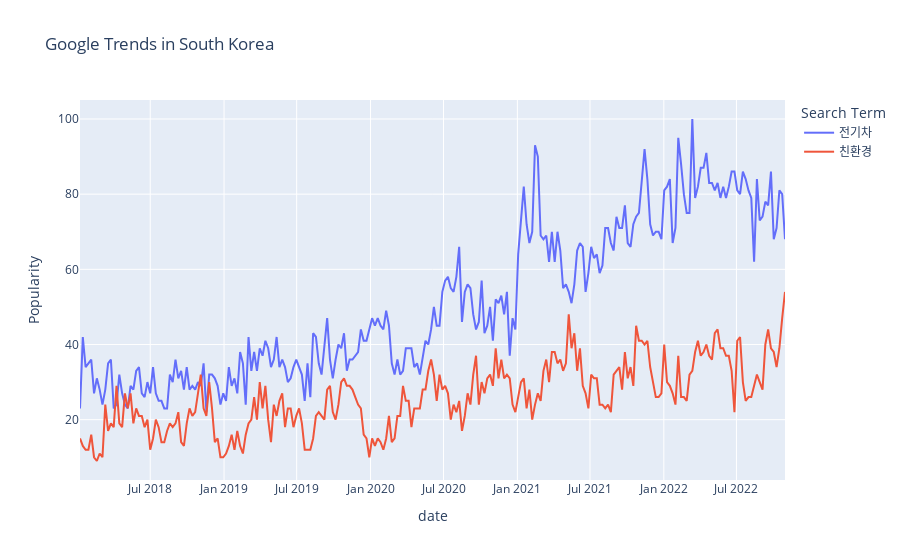

Notebook source saved alongside this figure:
### Code cell
pytrends = TrendReq(hl='ko', tz=540)

kw_list = ["전기차", "친환경"]

pytrends.build_payload(kw_list, cat=0, timeframe="2018-01-01 2022-10-31", geo="KR")
data = pytrends.interest_over_time()
data = data.reset_index()

print(data.head(20))

fig = px.line(data, x="date", y=kw_list,
              title="Google Trends in South Korea",
             labels={
                 "variable" : "Search Term", "Date" : "Year", "value" : "Popularity"
             })
fig.show()

### Figure 1 — Plotly figure (JSON) as saved in the notebook; plotly's stock layout.template omitted (floating-point values rounded to 4 significant figures; data arrays with more than 128 entries replaced by an {"elided": "..."} marker saying what was removed)
{"data": [{"hovertemplate": "Search Term=전기차<br>date=%{x}<br>Popularity=%{y}<extra></extra>", "legendgroup": "전기차", "line": {"color": "#636efa", "dash": "solid"}, "marker": {"symbol": "circle"}, "mode": "lines", "name": "전기차", "orientation": "v", "showlegend": true, "type": "scatter", "x": {"elided": "252 str values"}, "xaxis": "x", "y": {"elided": "252 int values"}, "yaxis": "y"}, {"hovertemplate": "Search Term=친환경<br>date=%{x}<br>Popularity=%{y}<extra></extra>", "legendgroup": "친환경", "line": {"color": "#EF553B", "dash": "solid"}, "marker": {"symbol": "circle"}, "mode": "lines", "name": "친환경", "orientation": "v", "showlegend": true, "type": "scatter", "x": {"elided": "252 str values"}, "xaxis": "x", "y": {"elided": "252 int values"}, "yaxis": "y"}], "layout": {"legend": {"title": {"text": "Search Term"}, "tracegroupgap": 0}, "title": {"text": "Google Trends in South Korea"}, "xaxis": {"anchor": "y", "domain": [0, 1], "title": {"text": "date"}}, "yaxis": {"anchor": "x", "domain": [0, 1], "title": {"text": "Popularity"}}}}
